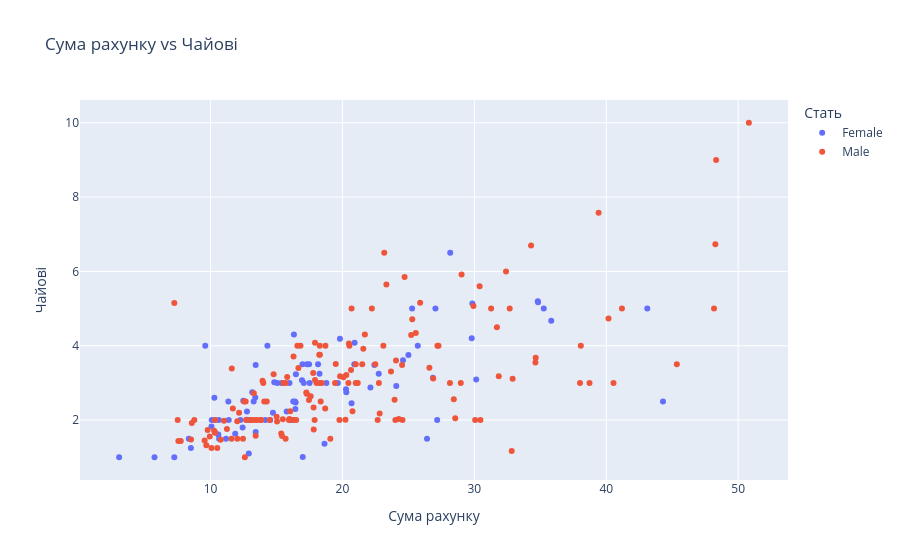

Notebook cell for this chart:
### Markdown cell above
---

**5. Інтерактивна діаграма розсіювання**

Створіть з допомогою бібліотек Plotly інтерактивний scatter plot для `total_bill` vs `tip` з кольором за статтю (`sex`).

### Code cell
fig = px.scatter(df, x='total_bill', y='tip', color='sex',
                 title='Сума рахунку vs Чайові',
                 labels={'sex': 'Стать', 'total_bill': 'Сума рахунку', 'tip': 'Чайові'},
                 color_continuous_scale='RdYlGn')
fig.show()

### Figure 1 — Plotly figure (JSON) as saved in the notebook; plotly's stock layout.template omitted (floating-point values rounded to 4 significant figures; data arrays with more than 128 entries replaced by an {"elided": "..."} marker saying what was removed)
{"data": [{"hovertemplate": "Стать=Female<br>Сума рахунку=%{x}<br>Чайові=%{y}<extra></extra>", "legendgroup": "Female", "marker": {"color": "#636efa", "symbol": "circle"}, "mode": "markers", "name": "Female", "orientation": "v", "showlegend": true, "type": "scatter", "x": [16.99, 24.59, 35.26, 14.83, 10.33, 16.97, 20.29, 15.77, 19.65, 15.06, 20.69, 16.93, 10.29, 34.81, 26.41, 16.45, 3.07, 17.07, 26.86, 25.28, 14.73, 10.07, 34.83, 5.75, 16.32, 22.75, 11.35, 15.38, 44.3, 22.42, 20.92, 14.31, 7.25, 25.71, 17.31, 10.65, 12.43, 24.08, 13.42, 12.48, 29.8, 14.52, 11.38, 20.27, 11.17, 12.26, 18.26, 8.51, 10.33, 14.15, 13.16, 17.47, 27.05, 16.43, 8.35, 18.64, 11.87, 29.85, 25.0, 13.39, 16.21, 17.51, 10.59, 10.63, 9.6, 20.9, 18.15, 19.81, 43.11, 13.0, 12.74, 13.0, 16.4, 16.47, 12.76, 13.27, 28.17, 12.9, 30.14, 13.42, 15.98, 16.27, 10.09, 22.12, 35.83, 27.18, 18.78], "xaxis": "x", "y": [1.01, 3.61, 5.0, 3.02, 1.67, 3.5, 2.75, 2.23, 3.0, 3.0, 2.45, 3.07, 2.6, 5.2, 1.5, 2.47, 1.0, 3.0, 3.14, 5.0, 2.2, 1.83, 5.17, 1.0, 4.3, 3.25, 2.5, 3.0, 2.5, 3.48, 4.08, 4.0, 1.0, 4.0, 3.5, 1.5, 1.8, 2.92, 1.68, 2.52, 4.2, 2.0, 2.0, 2.83, 1.5, 2.0, 3.25, 1.25, 2.0, 2.0, 2.75, 3.5, 5.0, 2.3, 1.5, 1.36, 1.63, 5.14, 3.75, 2.61, 2.0, 3.0, 1.61, 2.0, 4.0, 3.5, 3.5, 4.19, 5.0, 2.0, 2.01, 2.0, 2.5, 3.23, 2.23, 2.5, 6.5, 1.1, 3.09, 3.48, 3.0, 2.5, 2.0, 2.88, 4.67, 2.0, 3.0], "yaxis": "y"}, {"hovertemplate": "Стать=Male<br>Сума рахунку=%{x}<br>Чайові=%{y}<extra></extra>", "legendgroup": "Male", "marker": {"color": "#EF553B", "symbol": "circle"}, "mode": "markers", "name": "Male", "orientation": "v", "showlegend": true, "type": "scatter", "x": {"elided": "157 float values"}, "xaxis": "x", "y": {"elided": "157 float values"}, "yaxis": "y"}], "layout": {"legend": {"title": {"text": "Стать"}, "tracegroupgap": 0}, "title": {"text": "Сума рахунку vs Чайові"}, "xaxis": {"anchor": "y", "domain": [0, 1], "title": {"text": "Сума рахунку"}}, "yaxis": {"anchor": "x", "domain": [0, 1], "title": {"text": "Чайові"}}}}
